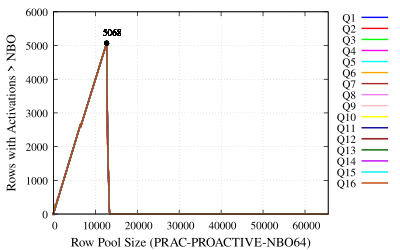

Recreate this plot in gnuplot.
# Set terminal to PDF with enhanced font, size, and format
set terminal pdfcairo enhanced font 'Times,12' size 4in, 2.5in
set output 'plot-max-rows-nbo-prac1-pro-nbo64-q.pdf'

# Set labels for axes
set xlabel 'Row Pool Size (PRAC-PROACTIVE-NBO64)' font 'Times,14'
set ylabel 'Rows with Activations > NBO' font 'Times,14'

# Set x-axis limit
set xrange [0:65536]

# Enable grid lines
set grid

# Set key outside the plot
set key outside top

# Define custom labels for each file
labels = "Q1 Q2 Q3 Q4 Q5 Q6 Q7 Q8 Q9 Q10 Q11 Q12 Q13 Q14 Q15 Q16"

# Function to find the highest point in a data file
highest_point(file) = sprintf('< awk ''{if ($1 != "GroupSize" && ($6 > max || ($6 == max && $1 > x))) {max=$6; x=$1}} END {print x, max}'' %s', file)

# List of files to plot
files = "~/PRAC/NBO64/NBO64-prac1-pro-pq-64-1.txt ~/PRAC/NBO64/NBO64-prac1-pro-pq-64-2.txt ~/PRAC/NBO64/NBO64-prac1-pro-pq-64-3.txt ~/PRAC/NBO64/NBO64-prac1-pro-pq-64-4.txt ~/PRAC/NBO64/NBO64-prac1-pro-pq-64-5.txt ~/PRAC/NBO64/NBO64-prac1-pro-pq-64-6.txt ~/PRAC/NBO64/NBO64-prac1-pro-pq-64-7.txt ~/PRAC/NBO64/NBO64-prac1-pro-pq-64-8.txt ~/PRAC/NBO64/NBO64-prac1-pro-pq-64-9.txt ~/PRAC/NBO64/NBO64-prac1-pro-pq-64-10.txt ~/PRAC/NBO64/NBO64-prac1-pro-pq-64-11.txt ~/PRAC/NBO64/NBO64-prac1-pro-pq-64-12.txt ~/PRAC/NBO64/NBO64-prac1-pro-pq-64-13.txt ~/PRAC/NBO64/NBO64-prac1-pro-pq-64-14.txt ~/PRAC/NBO64/NBO64-prac1-pro-pq-64-15.txt ~/PRAC/NBO64/NBO64-prac1-pro-pq-64-16.txt"

# Colors for the plots
colors = "blue red green magenta cyan orange brown violet pink yellow dark-blue dark-red dark-green dark-magenta dark-cyan dark-orange"

# Plot commands with custom labels, colors, line styles, and markers
plot for [i=1:words(files)] word(files, i) using 1:6 with lines lw 2 lc rgb word(colors, i) title word(labels, i), \
     for [i=1:words(files)] highest_point(word(files, i)) using 1:2 with points pointtype 7 pointsize 0.5 lc rgb "black" notitle, \
     for [i=1:words(files)] highest_point(word(files, i)) using 1:2:(sprintf("%.0f", $2)) with labels offset char 1, char 1 font 'Times,10' notitle
